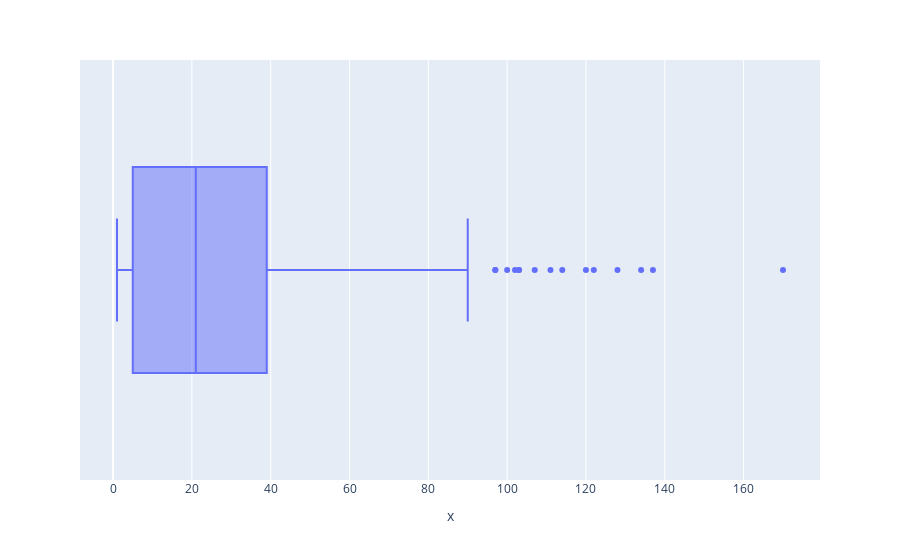

The cell this chart's notebook holds for it:
### Code cell
sizes = df['size'].value_counts()
sizes_ham = df['size'].value_counts()
sizes_scam = df['size'].value_counts()
import plotly.express as px

px.box(x=sizes)

### Figure 1 — Plotly figure (JSON) as saved in the notebook; plotly's stock layout.template omitted (floating-point values rounded to 4 significant figures; data arrays with more than 128 entries replaced by an {"elided": "..."} marker saying what was removed)
{"data": [{"alignmentgroup": "True", "hovertemplate": "x=%{x}<extra></extra>", "legendgroup": "", "marker": {"color": "#636efa"}, "name": "", "notched": false, "offsetgroup": "", "orientation": "h", "showlegend": false, "type": "box", "x": {"elided": "180 int values"}, "x0": " ", "xaxis": "x", "y0": " ", "yaxis": "y"}], "layout": {"boxmode": "group", "legend": {"tracegroupgap": 0}, "margin": {"t": 60}, "xaxis": {"anchor": "y", "domain": [0, 1], "title": {"text": "x"}}, "yaxis": {"anchor": "x", "domain": [0, 1]}}}
